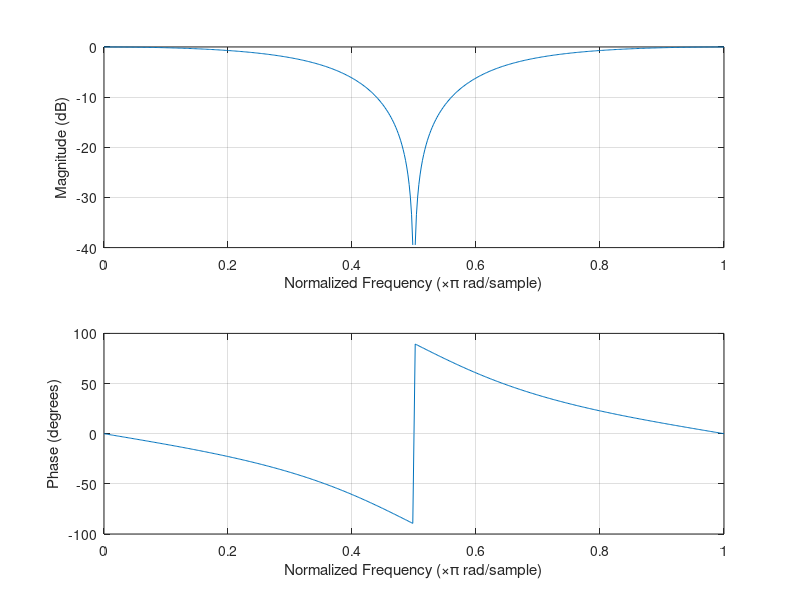

Write the MATLAB code that produced this figure. (Note: this script raises an error after producing the figure.)
clc
num = [0.634 0 0.634];
den = [1 0 0.268];
freqz(num,den);
n = 0:10;
h = impz(num,den,n);
figure
stem(n,h);
grid on;
xlabel('Time Index, n');
ylabel('h[n]');
title('Impulse Response');